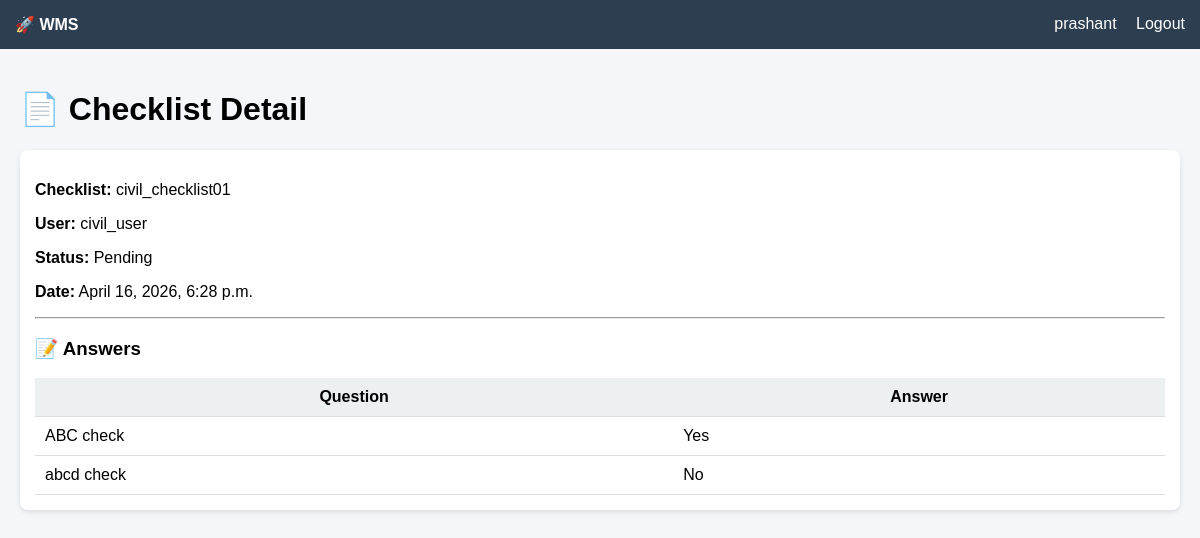
Screenshot of /view/2/ (signed in) with the database file from the repository.
### backend/models.py (models this page shows, shortened)
class ChecklistTransaction(models.Model):
    STATUS_CHOICES = (
        ('Pending', 'Pending'),
        ('Approved', 'Approved'),
        ('Rejected', 'Rejected'),
    )
    transaction_id = models.CharField(max_length=100, unique=True)
    checklist = models.ForeignKey(Checklist, on_delete=models.CASCADE)
    user = models.ForeignKey(User, on_delete=models.CASCADE)
    project = models.ForeignKey(Project, on_delete=models.SET_NULL, null=True, blank=True)
    department = models.ForeignKey(Department, on_delete=models.SET_NULL, null=True, blank=True)
    status = models.CharField(max_length=50, choices=STATUS_CHOICES, default='Pending')
    remarks = models.TextField(null=True, blank=True)
    submitted_date = models.DateTimeField(auto_now_add=True)
    approved_by = models.ForeignKey(
        User,
        on_delete=models.SET_NULL,
        null=True,
        blank=True,
        related_name='approved_by_user'
    )
    approval_date = models.DateTimeField(null=True, blank=True)
    last_updated_by = models.ForeignKey(
        User,
        on_delete=models.SET_NULL,
        null=True,
        blank=True,
        related_name='updated_by_user'
    )
    last_updated_date = models.DateTimeField(auto_now=True)

class Checklist(models.Model):
    CHECKLIST_TYPE = (
        ('Daily', 'Daily'),
        ('Weekly', 'Weekly'),
        ('Monthly', 'Monthly'),
        ('Activity', 'Activity'),
    )
    code = models.CharField(max_length=50, unique=True)
    name = models.CharField(max_length=200)
    checklist_type = models.CharField(
        max_length=50,
        choices=CHECKLIST_TYPE,
        default='Daily'
    )
    project = models.ForeignKey(
        Project,
        on_delete=models.SET_NULL,
        null=True,
        blank=True
    )
    department = models.ForeignKey(
        Department,
        on_delete=models.SET_NULL,
        null=True,
        blank=True
    )
    is_active = models.BooleanField(default=True)
    created_at = models.DateTimeField(auto_now_add=True, null=True, blank=True)

class Answer(models.Model):
    transaction = models.ForeignKey(
        ChecklistTransaction,
        on_delete=models.CASCADE,
        related_name='answers'
    )
    question = models.ForeignKey(Question, on_delete=models.CASCADE)
    answer = models.TextField()
    created_at = models.DateTimeField(auto_now_add=True, null=True, blank=True)

class Question(models.Model):
    QUESTION_TYPE = (
        ('Yes/No', 'Yes/No'),
        ('Text', 'Text'),
        ('Date', 'Date'),
        ('File', 'File'),
    )
    code = models.CharField(max_length=50, unique=True)
    checklist = models.ForeignKey(
        Checklist,
        on_delete=models.CASCADE,
        related_name='questions'
    )
    question_text = models.TextField()
    question_type = models.CharField(
        max_length=50,
        choices=QUESTION_TYPE
    )
    is_mandatory = models.BooleanField(default=False)
    created_at = models.DateTimeField(auto_now_add=True, null=True, blank=True)

### backend/views/checklist.py (the view)
# urls.py: path('view/<int:txn_id>/', views.view_checklist, name='view_checklist'),
def view_checklist(request, txn_id):
    if not request.user.is_authenticated:
        return redirect('login')
    txn = get_object_or_404(ChecklistTransaction, id=txn_id)
    profile = get_user_profile(request.user)
    if profile and profile.role == "User" and txn.user != request.user:
        return redirect('home')
    answers = Answer.objects.filter(transaction=txn)
    return render(request, 'view_checklist.html', {
        'txn': txn,
        'answers': answers,
    })

### backend/views/common.py (called while the page is built)
def get_user_profile(user):
    if not user or not user.is_authenticated:
        return None
    return UserProfile.objects.filter(user=user).first()

### frontend/templates/view_checklist.html
{% extends 'base.html' %} {% block content %}
<h1>📄 Checklist Detail</h1>
<div class="card">
  <p><strong>Checklist:</strong> {{ txn.checklist.name }}</p>
  <p><strong>User:</strong> {{ txn.user.username }}</p>
  <p><strong>Status:</strong> {{ txn.status }}</p>
  <p><strong>Date:</strong> {{ txn.submitted_date }}</p>
  <hr />
  <h3>📝 Answers</h3>
  <table>
    <tr>
      <th>Question</th>
      <th>Answer</th>
    </tr>
    {% for ans in answers %}
    <tr>
      <td>{{ ans.question.question_text }}</td>
      <td>{{ ans.answer }}</td>
    </tr>
    {% empty %}
    <tr>
      <td colspan="2">No answers found</td>
    </tr>
    {% endfor %}
  </table>
</div>
{% endblock %}

### frontend/templates/base.html (shortened to what this page needs)
<!doctype html>
<html>
  <head>
  </head>
  <body>
    <div class="navbar">
      <div>
        <strong>🚀 WMS</strong>
      </div>
      <div>
        {% if request.user.is_authenticated %} {{ request.user.username }}
        <a href="{% url 'logout' %}">Logout</a>
        {% else %}
        <a href="{% url 'login' %}">Login</a>
        {% endif %}
      </div>
    </div>
    <div class="container">
      {% block content %}{% endblock %}
    </div>
  </body>
</html>

### frontend/templates/base.html (style rules this page uses)
body { margin: 0; font-family: Arial, sans-serif; background-color: #f5f6fa; }
.navbar { background-color: #2c3e50; color: white; padding: 15px; display: flex; justify-content: space-between; }
.navbar a { color: white; text-decoration: none; margin-left: 15px; }
.container { padding: 20px; }
.card { background: white; padding: 15px; margin-bottom: 15px; border-radius: 8px; box-shadow: 0px 2px 5px rgba(0, 0, 0, 0.1); }
table { width: 100%; border-collapse: collapse; }
th, td { padding: 10px; border-bottom: 1px solid #ddd; }
th { background-color: #ecf0f1; }

### rows the page displays
ChecklistTransaction: checklist.name "civil_checklist01", user.username "civil_user", status "Pending", submitted_date "April 16, 2026, 6:28 p.m."
Answer: question.question_text "ABC check", answer "Yes"
Answer: question.question_text "abcd check", answer "No"

### other values shown
{{ request.user.username }} "prashant"
